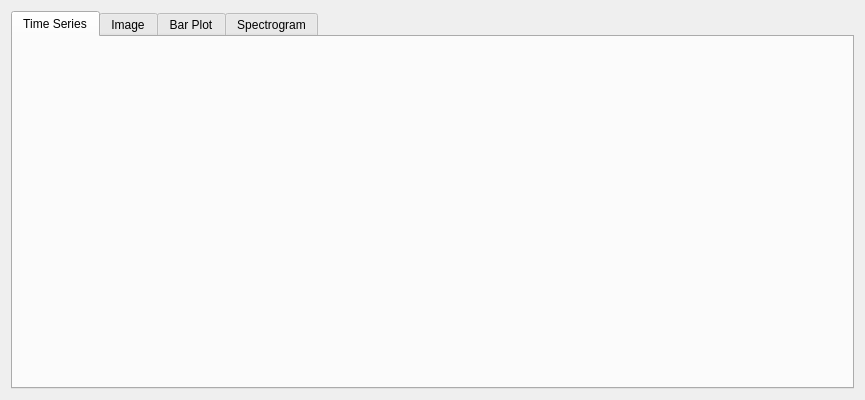
<?xml version="1.0" encoding="UTF-8"?>
<ui version="4.0">
 <class>Form</class>
 <widget class="QWidget" name="Form">
  <property name="geometry">
   <rect>
    <x>0</x>
    <y>0</y>
    <width>865</width>
    <height>400</height>
   </rect>
  </property>
  <property name="windowTitle">
   <string>Form</string>
  </property>
  <property name="inputMethodHints">
   <set>Qt::ImhNone</set>
  </property>
  <layout class="QVBoxLayout" name="verticalLayout">
   <item>
    <widget class="QTabWidget" name="plotFormatTabWidget">
     <property name="currentIndex">
      <number>0</number>
     </property>
     <property name="iconSize">
      <size>
       <width>160</width>
       <height>160</height>
      </size>
     </property>
     <widget class="QWidget" name="timeseriestab">
      <attribute name="title">
       <string>Time Series</string>
      </attribute>
      <layout class="QVBoxLayout" name="verticalLayout_2">
       <item>
        <widget class="QWidget" name="NominalSamplingRateWidget" native="true">
         <layout class="QHBoxLayout" name="horizontalLayout_2"/>
        </widget>
       </item>
      </layout>
     </widget>
     <widget class="QWidget" name="imagetab">
      <attribute name="title">
       <string>Image</string>
      </attribute>
      <layout class="QVBoxLayout" name="verticalLayout_4">
       <item>
        <widget class="QWidget" name="ImageInfoWidget" native="true">
         <layout class="QHBoxLayout" name="horizontalLayout">
          <item>
           <widget class="QWidget" name="WidthWidget" native="true">
            <layout class="QVBoxLayout" name="verticalLayout_3">
             <item>
              <widget class="QLabel" name="label_3">
               <property name="text">
                <string>Width</string>
               </property>
              </widget>
             </item>
             <item>
              <widget class="QLineEdit" name="imageWidthLineEdit"/>
             </item>
            </layout>
           </widget>
          </item>
          <item>
           <widget class="QWidget" name="HeightWidget" native="true">
            <layout class="QVBoxLayout" name="verticalLayout_5">
             <item>
              <widget class="QLabel" name="label_5">
               <property name="text">
                <string>Height</string>
               </property>
              </widget>
             </item>
             <item>
              <widget class="QLineEdit" name="imageHeightLineEdit"/>
             </item>
            </layout>
           </widget>
          </item>
          <item>
           <widget class="QWidget" name="widget" native="true">
            <layout class="QVBoxLayout" name="verticalLayout_8"/>
           </widget>
          </item>
          <item>
           <widget class="QWidget" name="ImageFormatWidget" native="true">
            <layout class="QVBoxLayout" name="verticalLayout_6">
             <item>
              <widget class="QLabel" name="label_6">
               <property name="text">
                <string>Image format</string>
               </property>
              </widget>
             </item>
             <item>
              <widget class="QComboBox" name="imageFormatComboBox"/>
             </item>
            </layout>
           </widget>
          </item>
          <item>
           <widget class="QWidget" name="ChannelFormatWidget" native="true">
            <layout class="QVBoxLayout" name="verticalLayout_7"/>
           </widget>
          </item>
         </layout>
        </widget>
       </item>
       <item>
        <widget class="QLabel" name="imageFormatInfoLabel">
         <property name="sizePolicy">
          <sizepolicy hsizetype="Minimum" vsizetype="Minimum">
           <horstretch>0</horstretch>
           <verstretch>0</verstretch>
          </sizepolicy>
         </property>
         <property name="text">
          <string>shape valid</string>
         </property>
        </widget>
       </item>
       <item>
        <widget class="QScrollArea" name="scrollArea">
         <property name="widgetResizable">
          <bool>true</bool>
         </property>
         <widget class="QWidget" name="scrollAreaWidgetContents">
          <property name="geometry">
           <rect>
            <x>0</x>
            <y>0</y>
            <width>809</width>
            <height>362</height>
           </rect>
          </property>
          <layout class="QVBoxLayout" name="verticalLayout_13">
           <item>
            <widget class="QWidget" name="display_options" native="true">
             <layout class="QVBoxLayout" name="verticalLayout_12">
              <property name="leftMargin">
               <number>0</number>
              </property>
              <property name="topMargin">
               <number>0</number>
              </property>
              <property name="rightMargin">
               <number>0</number>
              </property>
              <property name="bottomMargin">
               <number>0</number>
              </property>
              <item>
               <widget class="QWidget" name="display_scaling_widget" native="true">
                <layout class="QHBoxLayout" name="horizontalLayout_6">
                 <item>
                  <widget class="QLabel" name="label_4">
                   <property name="text">
                    <string>Display scaling</string>
                   </property>
                  </widget>
                 </item>
                </layout>
               </widget>
              </item>
              <item>
               <widget class="QWidget" name="rgb_display_options" native="true">
                <layout class="QFormLayout" name="formLayout_2">
                 <property name="horizontalSpacing">
                  <number>0</number>
                 </property>
                 <property name="leftMargin">
                  <number>0</number>
                 </property>
                 <property name="topMargin">
                  <number>0</number>
                 </property>
                 <property name="rightMargin">
                  <number>0</number>
                 </property>
                 <property name="bottomMargin">
                  <number>0</number>
                 </property>
                 <item row="1" column="0">
                  <widget class="QLabel" name="label_17">
                   <property name="text">
                    <string>Red display value min</string>
                   </property>
                  </widget>
                 </item>
                 <item row="1" column="1">
                  <widget class="QLineEdit" name="image_level_rmin_line_edit"/>
                 </item>
                 <item row="3" column="1">
                  <widget class="QLineEdit" name="image_level_gmin_line_edit"/>
                 </item>
                 <item row="2" column="1">
                  <widget class="QLineEdit" name="image_level_rmax_line_edit"/>
                 </item>
                 <item row="2" column="0">
                  <widget class="QLabel" name="label_18">
                   <property name="text">
                    <string>Red display value max</string>
                   </property>
                  </widget>
                 </item>
                 <item row="3" column="0">
                  <widget class="QLabel" name="label_19">
                   <property name="text">
                    <string>Green display value min</string>
                   </property>
                  </widget>
                 </item>
                 <item row="4" column="0">
                  <widget class="QLabel" name="label_20">
                   <property name="text">
                    <string>Green display value max</string>
                   </property>
                  </widget>
                 </item>
                 <item row="4" column="1">
                  <widget class="QLineEdit" name="image_level_gmax_line_edit"/>
                 </item>
                 <item row="5" column="0">
                  <widget class="QLabel" name="label_21">
                   <property name="text">
                    <string>Blue display value min</string>
                   </property>
                  </widget>
                 </item>
                 <item row="5" column="1">
                  <widget class="QLineEdit" name="image_level_bmin_line_edit"/>
                 </item>
                 <item row="6" column="0">
                  <widget class="QLabel" name="label_22">
                   <property name="text">
                    <string>Blue display value max</string>
                   </property>
                  </widget>
                 </item>
                 <item row="6" column="1">
                  <widget class="QLineEdit" name="image_level_bmax_line_edit"/>
                 </item>
                 <item row="0" column="0">
                  <widget class="QLabel" name="label_7">
                   <property name="text">
                    <string>Channel format</string>
                   </property>
                  </widget>
                 </item>
                 <item row="0" column="1">
                  <widget class="QComboBox" name="channelFormatCombobox"/>
                 </item>
                </layout>
               </widget>
              </item>
              <item>
               <widget class="QWidget" name="pixelmap_display_options" native="true">
                <layout class="QFormLayout" name="formLayout">
                 <property name="leftMargin">
                  <number>0</number>
                 </property>
                 <property name="topMargin">
                  <number>0</number>
                 </property>
                 <property name="rightMargin">
                  <number>0</number>
                 </property>
                 <property name="bottomMargin">
                  <number>0</number>
                 </property>
                 <item row="1" column="0">
                  <widget class="QLabel" name="label_16">
                   <property name="text">
                    <string>Display value max</string>
                   </property>
                  </widget>
                 </item>
                 <item row="0" column="0">
                  <widget class="QLabel" name="label_2">
                   <property name="text">
                    <string>Diaply value min</string>
                   </property>
                  </widget>
                 </item>
                 <item row="0" column="1">
                  <widget class="QLineEdit" name="image_level_min_line_edit"/>
                 </item>
                 <item row="1" column="1">
                  <widget class="QLineEdit" name="image_level_max_line_edit"/>
                 </item>
                 <item row="2" column="0">
                  <widget class="QWidget" name="ColormapWidget" native="true">
                   <layout class="QHBoxLayout" name="horizontalLayout_3">
                    <item>
                     <widget class="QLabel" name="label">
                      <property name="text">
                       <string>Color map</string>
                      </property>
                     </widget>
                    </item>
                   </layout>
                  </widget>
                 </item>
                 <item row="2" column="1">
                  <widget class="QComboBox" name="combobox_image_cmap"/>
                 </item>
                </layout>
               </widget>
              </item>
             </layout>
            </widget>
           </item>
          </layout>
         </widget>
        </widget>
       </item>
       <item>
        <widget class="QLabel" name="display_options_valid_label">
         <property name="text">
          <string>display options valid</string>
         </property>
        </widget>
       </item>
      </layout>
     </widget>
     <widget class="QWidget" name="barplottab">
      <attribute name="title">
       <string>Bar Plot</string>
      </attribute>
      <layout class="QVBoxLayout" name="verticalLayout_9">
       <item>
        <widget class="QWidget" name="widget_2" native="true">
         <layout class="QHBoxLayout" name="horizontalLayout_4">
          <item>
           <widget class="QWidget" name="widget_3" native="true">
            <layout class="QHBoxLayout" name="horizontalLayout_5">
             <item>
              <widget class="QLabel" name="label_8">
               <property name="text">
                <string>Plot Range:</string>
               </property>
              </widget>
             </item>
            </layout>
           </widget>
          </item>
          <item>
           <widget class="QWidget" name="widget_5" native="true">
            <layout class="QVBoxLayout" name="verticalLayout_11">
             <item alignment="Qt::AlignHCenter">
              <widget class="QLabel" name="label_10">
               <property name="text">
                <string>Min</string>
               </property>
              </widget>
             </item>
             <item>
              <widget class="QLineEdit" name="barPlotYMinLineEdit"/>
             </item>
            </layout>
           </widget>
          </item>
          <item>
           <widget class="QWidget" name="widget_4" native="true">
            <layout class="QVBoxLayout" name="verticalLayout_10">
             <item alignment="Qt::AlignHCenter">
              <widget class="QLabel" name="label_9">
               <property name="text">
                <string>Max</string>
               </property>
              </widget>
             </item>
             <item>
              <widget class="QLineEdit" name="barPlotYMaxLineEdit"/>
             </item>
            </layout>
           </widget>
          </item>
         </layout>
        </widget>
       </item>
      </layout>
     </widget>
     <widget class="QWidget" name="tab">
      <attribute name="title">
       <string>Spectrogram</string>
      </attribute>
      <layout class="QGridLayout" name="spectrogram_gridLayout">
       <item row="2" column="0">
        <widget class="QLabel" name="label_12">
         <property name="text">
          <string>Overlap between segments (seconds)</string>
         </property>
        </widget>
       </item>
       <item row="1" column="1">
        <widget class="QLineEdit" name="line_edit_time_per_segments"/>
       </item>
       <item row="1" column="0">
        <widget class="QLabel" name="label_11">
         <property name="text">
          <string>Time per segment (seconds)</string>
         </property>
        </widget>
       </item>
       <item row="4" column="0">
        <widget class="QLabel" name="label_13">
         <property name="text">
          <string>Color map</string>
         </property>
        </widget>
       </item>
       <item row="4" column="1">
        <widget class="QComboBox" name="comboBox_spectrogram_cmap"/>
       </item>
       <item row="2" column="1">
        <widget class="QLineEdit" name="line_edit_overlap_between_segments"/>
       </item>
       <item row="3" column="0">
        <widget class="QLabel" name="label_invalid_spectrogram_param">
         <property name="font">
          <font>
           <bold>true</bold>
          </font>
         </property>
         <property name="text">
          <string>Invalid parameters: Time per segment must be greater than overlap between segments!</string>
         </property>
        </widget>
       </item>
       <item row="5" column="0">
        <widget class="QLabel" name="label_14">
         <property name="text">
          <string>Spectragrom Display Min Percentile (%)</string>
         </property>
        </widget>
       </item>
       <item row="6" column="0">
        <widget class="QLabel" name="label_15">
         <property name="text">
          <string>Spectrogram Display Max Percentile (%)</string>
         </property>
        </widget>
       </item>
      </layout>
     </widget>
    </widget>
   </item>
  </layout>
 </widget>
 <resources/>
 <connections/>
</ui>
